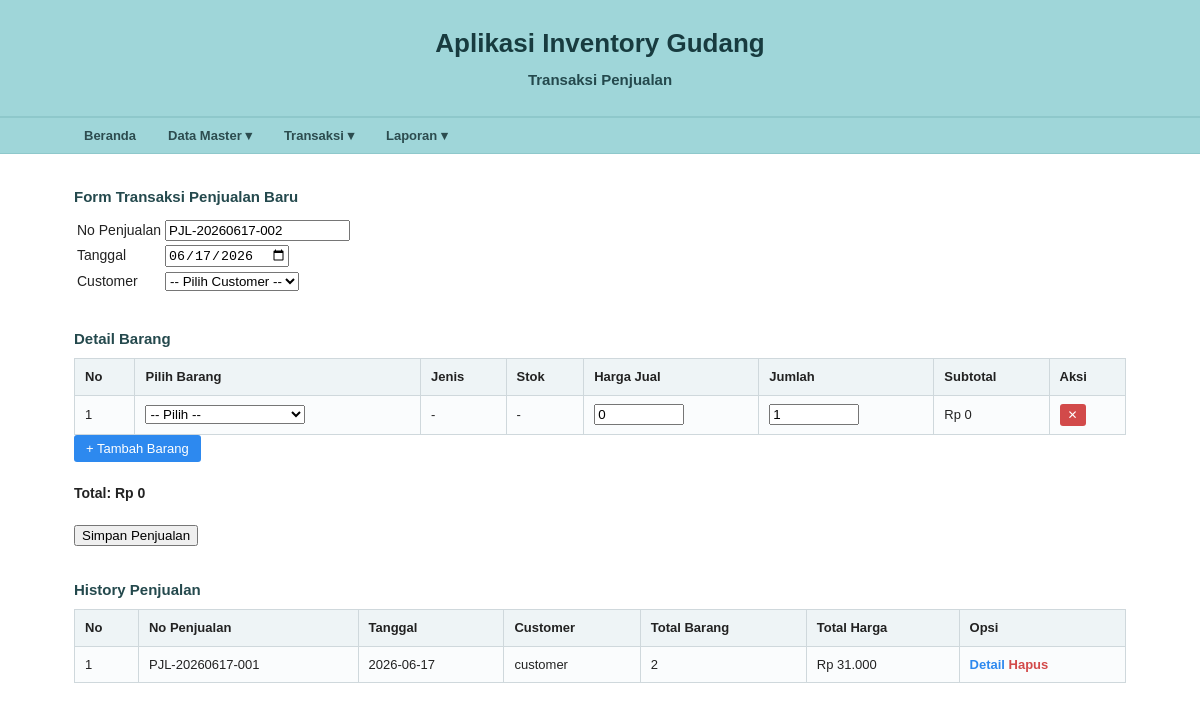
Page /transaksi/penjualan.php on the committed database.
### tables this page shows
CREATE TABLE `tb_penjualan` (
  `no_penjualan` varchar(30) NOT NULL,
  `tanggal_penjualan` varchar(30) DEFAULT NULL,
  `id_customer` varchar(100) DEFAULT NULL,
  `total_barangall` int(11) DEFAULT NULL,
  `total_hargaall` int(11) DEFAULT NULL
);

CREATE TABLE `tb_customer` (
  `id_customer` varchar(100) NOT NULL,
  `nama_customer` text DEFAULT NULL,
  `jenis_kelamin` varchar(100) DEFAULT NULL,
  `alamat_customer` text DEFAULT NULL,
  `telepon_customer` varchar(100) DEFAULT NULL,
  `email_customer` varchar(100) DEFAULT NULL,
  `pass_customer` varchar(100) DEFAULT NULL
);

### classes/Database.php (called while the page is built, shortened)
<?php
class Database {
    private static $instance = null;
    private $koneksi;
    private function __construct() {
        $host     = "localhost";
        $username = "root";
        $password = "";
        $database = "db_inventory";
        $this->koneksi = mysqli_connect($host, $username, $password, $database);
        mysqli_set_charset($this->koneksi, "utf8");
    }
    public static function getInstance() {
        if (self::$instance === null) {
            self::$instance = new Database();
        }
        return self::$instance;
    }
    public function query($sql) {
        return mysqli_query($this->koneksi, $sql);
    }
}

### classes/Penjualan.php (called while the page is built, shortened)
<?php
require_once __DIR__ . '/Database.php';
class Penjualan {
    private $db;
    public function __construct() {
        $this->db     = Database::getInstance();
    }
    public function getAll() {
        return $this->db->query(
            "SELECT p.*, c.nama_customer FROM tb_penjualan p
             JOIN tb_customer c ON p.id_customer = c.id_customer
             ORDER BY p.no_penjualan DESC"
        );
    }
    public function generateNomor() {
        $res = $this->db->query(
            "SELECT no_penjualan FROM tb_penjualan ORDER BY no_penjualan DESC LIMIT 1"
        );
        $row   = mysqli_fetch_assoc($res);
        $parts = explode('-', $row['no_penjualan']);
        $last  = (int)end($parts);
        return 'PJL-' . date('Ymd') . '-' . str_pad($last + 1, 3, '0', STR_PAD_LEFT);
    }
}

### transaksi/penjualan.php (the view, shortened to what this page needs)
<?php
require_once ROOT . '/classes/Penjualan.php';
$penjualan = new Penjualan();
$viewDetail = null;
$viewHeader = null;
$autoNo = $penjualan->generateNomor();
function rupiah($n) { return 'Rp ' . number_format($n, 0, ',', '.'); }
?>
<!DOCTYPE html>
<html lang="id">
<head>
  <link rel="stylesheet" href="<?= ROOT ?>/style.css">
</head>
<body>
<div class="judul">
  <h1>Aplikasi Inventory Gudang</h1>
  <h2>Transaksi Penjualan</h2>
</div>
<?php include ROOT . '/includes/navbar.php'; ?>
<div class="container">
  <?php if ($viewHeader): ?>
    <h3>Detail Penjualan: <?= $viewHeader['no_penjualan'] ?></h3>
    <table>
      <tr><td>No Penjualan</td><td>: <?= $viewHeader['no_penjualan'] ?></td></tr>
      <tr><td>Tanggal</td><td>: <?= $viewHeader['tanggal_penjualan'] ?></td></tr>
      <tr><td>Customer</td><td>: <?= $viewHeader['nama_customer'] ?></td></tr>
      <tr><td>Total Barang</td><td>: <?= $viewHeader['total_barangall'] ?></td></tr>
      <tr><td>Total Harga</td><td>: <?= rupiah($viewHeader['total_hargaall']) ?></td></tr>
    </table>
    <br>
    <table border="1" class="table">
      <tr><th>No</th><th>Kode</th><th>Nama Barang</th><th>Jenis</th><th>Satuan</th><th>Jumlah</th><th>Harga</th><th>Total</th></tr>
      <?php $no=1; while($d=mysqli_fetch_assoc($viewDetail)): ?>
      <tr>
        <td><?= $no++ ?></td>
        <td><?= $d['kd_barang'] ?></td>
        <td><?= $d['nama_barang'] ?></td>
        <td><?= $d['jenis'] ?></td>
        <td><?= $d['satuan'] ?></td>
        <td><?= $d['jumlah_barang'] ?></td>
        <td><?= rupiah($d['harga_barang']) ?></td>
        <td><?= rupiah($d['total_harga']) ?></td>
      </tr>
      <?php endwhile; ?>
    </table>
    <br><a class="tombol" href="penjualan.php">← Kembali</a>
  <?php else: ?>
    <h3>Form Transaksi Penjualan Baru</h3>
    <form action="penjualan.php" method="post">
      <table>
        <tr><td>No Penjualan</td>
          <td><input type="text" name="no_penjualan" value="<?= $autoNo ?>" readonly></td></tr>
        <tr><td>Tanggal</td>
          <td><input type="date" name="tanggal_penjualan" value="<?= date('Y-m-d') ?>" required></td></tr>
        <tr><td>Customer</td>
          <td>
            <select name="id_customer" required>
              <option value="">-- Pilih Customer --</option>
            </select>
          </td></tr>
      </table>
      <br>
      <h3>Detail Barang</h3>
      <table border="1" class="table detail-table" id="tblDetail">
        <tr>
          <th>No</th><th>Pilih Barang</th><th>Jenis</th><th>Stok</th>
          <th>Harga Jual</th><th>Jumlah</th><th>Subtotal</th><th>Aksi</th>
        </tr>
        <tr id="row1">
          <td>1</td>
          <td>
            <select name="kd_barang[]" onchange="isiHarga(this)" required>
              <option value="">-- Pilih --</option>
            </select>
          </td>
          <td class="jenis_label">-</td>
          <td class="stok_label">-</td>
          <td><input type="number" name="harga_barang[]" class="harga_field" value="0" min="0" onchange="hitungSubtotal(this)"></td>
          <td><input type="number" name="jumlah_barang[]" value="1" min="1" onchange="hitungSubtotal(this)"></td>
          <td class="subtotal_label">Rp 0</td>
          <td><button type="button" class="btn-del" onclick="hapusBaris(this)">✕</button></td>
        </tr>
      </table>
      <button type="button" class="btn-add" onclick="tambahBaris()">+ Tambah Barang</button>
      <br><br>
      <strong>Total: <span id="grandTotal">Rp 0</span></strong>
      <br><br>
      <input type="submit" value="Simpan Penjualan">
    </form>
    <br>
    <h3>History Penjualan</h3>
    <table border="1" class="table">
      <tr><th>No</th><th>No Penjualan</th><th>Tanggal</th><th>Customer</th><th>Total Barang</th><th>Total Harga</th><th>Opsi</th></tr>
      <?php $no=1; $res=$penjualan->getAll(); while($d=mysqli_fetch_assoc($res)): ?>
      <tr>
        <td><?= $no++ ?></td>
        <td><?= $d['no_penjualan'] ?></td>
        <td><?= $d['tanggal_penjualan'] ?></td>
        <td><?= $d['nama_customer'] ?></td>
        <td><?= $d['total_barangall'] ?></td>
        <td><?= rupiah($d['total_hargaall']) ?></td>
        <td>
          <a class="edit" href="penjualan.php?detail=<?= urlencode($d['no_penjualan']) ?>">Detail</a>
          <a class="hapus" href="penjualan.php?hapus=<?= urlencode($d['no_penjualan']) ?>"
             onclick="return confirm('Hapus transaksi? Stok akan dikembalikan.')">Hapus</a>
        </td>
      </tr>
      <?php endwhile; ?>
    </table>
  <?php endif; ?>
</div>
</body>
</html>

### style.css (style rules this page uses)
* { box-sizing: border-box; }
html, body { margin: 0; padding: 0; }
body { font-family: Arial, Helvetica, sans-serif; font-size: 14px; color: #222; background: #fff; line-height: 1.5; }
.judul { background: #9fd6d9; border-bottom: 1px solid #8ec8cb; padding: 24px 16px; text-align: center; }
.judul h1 { margin: 0 0 6px 0; font-size: 26px; font-weight: 700; color: #183b3f; }
.judul h2 { margin: 0; font-size: 15px; font-weight: 700; color: #24494d; }
.container { max-width: 1100px; margin: 0 auto; padding: 20px 24px; }
h3 { margin: 12px 0 8px; font-size: 15px; color: #24494d; }
.table { width: 100%; border-collapse: collapse; background: #fff; margin-top: 6px; }
.table th, .table td { border: 1px solid #cfd8dc; padding: 8px 10px; vertical-align: middle; }
.table th { background: #eef4f6; font-weight: 700; text-align: left; font-size: 13px; }
.table td { font-size: 13px; }
.table tr:nth-child(even) td { background: #fafcfd; }
a.edit, a.hapus { text-decoration: none; font-weight: 600; font-size: 13px; }
a.edit { color: #2d89ef; }
a.hapus { color: #d24a4a; }

### transaksi/penjualan.php (style rules this page uses)
.btn-add { background:#2d89ef; color:#fff; border:none; padding:6px 12px; cursor:pointer; border-radius:3px; font-size:13px; }
.btn-del { background:#d24a4a; color:#fff; border:none; padding:4px 8px; cursor:pointer; border-radius:3px; font-size:12px; }
.detail-table input[type=number] { width:90px; }
.detail-table select { width:160px; }

### rows in the picture
tb_penjualan: no_penjualan "PJL-20260617-001", tanggal_penjualan "2026-06-17", id_customer.nama_customer "customer", total_barangall "2", total_hargaall "Rp 31.000"
